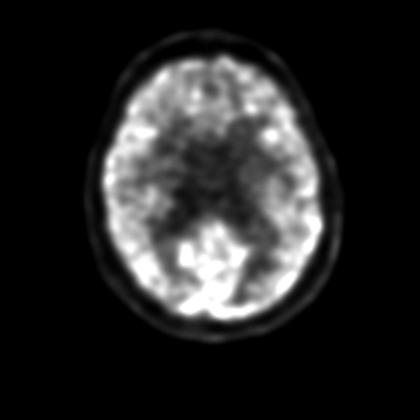
%> input picture images/PET.bmp, 420 x 420 px, shrunk from 512 x 512 before the run
$ octave demo.m   (GNU Octave 9; MATLAB toolbox functions it lacks are replaced by stand-ins)
%> lines starting %> are read from the running program, lines starting %| are printed output that depends on the picture
%> further down, P is the input picture: size 420x420 uint8; min 0, max 255, mean 38.9
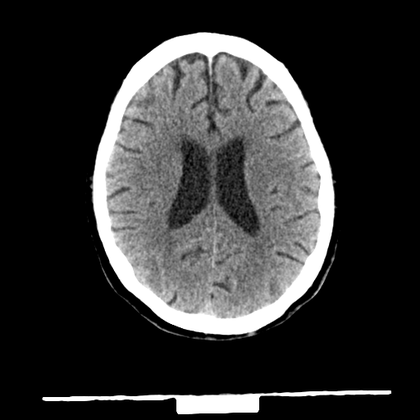
%> input picture images/CT.bmp, 420 x 420 px, shrunk from 512 x 512 before the run
%> further down, C is the input picture: size 420x420 uint8; min 0, max 255, mean 52.8
### PET_CT_Visualization.m
function R = PET_CT_Visualization(P,C,fusion)
%> called with fusion = 1

imgp=im2double(P);
imgc=im2double(C);

%% Colorization
[m,n] = size(imgp);
%> m = 420; n = 420
imgp_c = zeros(m,n,3);

%use threshold directly
imgp_c(:,:,1) = imgp;
for i=1:m
   for j=1:n
      if imgp(i,j)>0.9
           imgp_c(i,j,2)=imgp(i,j);
           imgp_c(i,j,3)=imgp(i,j);
      elseif imgp(i,j)>0.6
           imgp_c(i,j,2)=imgp(i,j)-0.2;
           imgp_c(i,j,3)=imgp(i,j)-0.4;
      end
   end
end
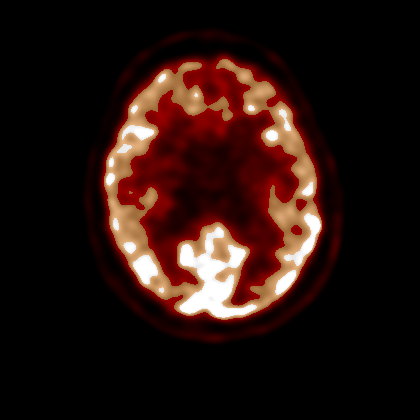
%> imgp_c: size 420x420x3 double; mean R, G, B 0.152, 0.0741, 0.0574

% [9 lines of commented-out code are left out]
for i=1:3
    imgp_c(:,:,i) = guidedfilter(imgp, imgp_c(:,:,i), 3, 0.2^2);
end
%> this loop made 3 passes
%> pass 1, in boxfilter (call 2), `imCum = cumsum(imDst, 2);`:
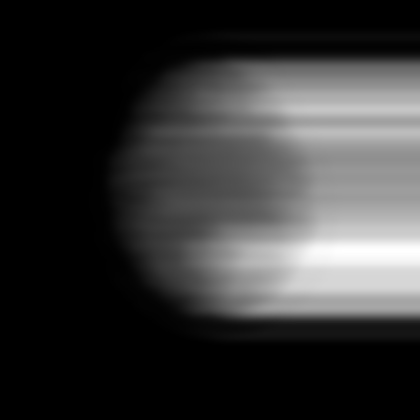
%> imCum: size 420x420 double; min 0, max 1042.8, mean 221.4; drawn with min black and max white
%> pass 1, in boxfilter (call 4), `imCum = cumsum(imSrc, 1);`:
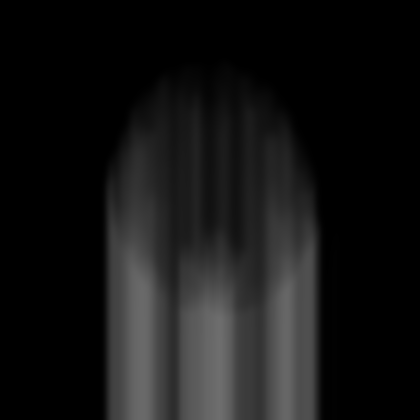
%> imCum: size 420x420 double; min 0, max 110.2, mean 20.9
%> after the loop:
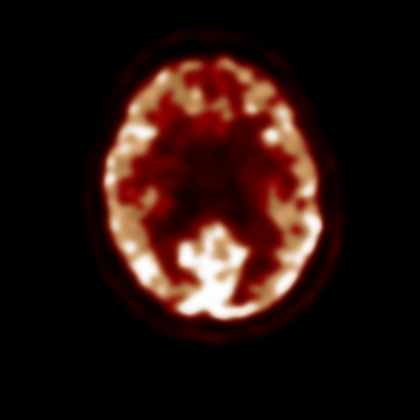
%> imgp_c: size 420x420x3 double; mean R, G, B 0.152, 0.0741, 0.0574; mean of the top-left, top-right, bottom-left and bottom-right quarters 0.0892, 0.0799, 0.0947, 0.115; drawn with min black and max white
%% Fusion
if fusion==1
    imgf = lp_fuse(imgp,imgc,4);
    F=uint8(imgf*255);
    %imwrite(F,'results/fused.bmp');
    imgf=im2double(F);
else
    imgf=imgc;
end
%% Blending
imgr_yuv=zeros(m,n,3);
imgp_c_yuv = ConvertRGBtoYUV(imgp_c);
imgr_yuv(:,:,1) = 0.5*imgf+0.5*imgp_c_yuv(:,:,1);
imgr_yuv(:,:,2:3) = imgp_c_yuv(:,:,2:3);
imgr = ConvertYUVtoRGB(imgr_yuv);

R=uint8(imgr*255);

### guidedfilter.m
function q = guidedfilter(I, p, r, eps)
%   GUIDEDFILTER   O(1) time implementation of guided filter.
%
%   - guidance image: I (should be a gray-scale/single channel image)
%   - filtering input image: p (should be a gray-scale/single channel image)
%   - local window radius: r
%   - regularization parameter: eps

[hei, wid] = size(I);
N = boxfilter(ones(hei, wid), r); % the size of each local patch; N=(2r+1)^2 except for boundary pixels.

mean_I = boxfilter(I, r) ./ N;
mean_p = boxfilter(p, r) ./ N;
mean_Ip = boxfilter(I.*p, r) ./ N;
cov_Ip = mean_Ip - mean_I .* mean_p; % this is the covariance of (I, p) in each local patch.

mean_II = boxfilter(I.*I, r) ./ N;
var_I = mean_II - mean_I .* mean_I;

a = cov_Ip ./ (var_I + eps); % Eqn. (5) in the paper;
b = mean_p - a .* mean_I; % Eqn. (6) in the paper;

mean_a = boxfilter(a, r) ./ N;
mean_b = boxfilter(b, r) ./ N;

q = mean_a .* I + mean_b; % Eqn. (8) in the paper;
end

### boxfilter.m
function imDst = boxfilter(imSrc, r)

%   BOXFILTER   O(1) time box filtering using cumulative sum
%
%   - Definition imDst(x, y)=sum(sum(imSrc(x-r:x+r,y-r:y+r)));
%   - Running time independent of r;
%   - Equivalent to the function: colfilt(imSrc, [2*r+1, 2*r+1], 'sliding', @sum);
%   - But much faster.

[hei, wid] = size(imSrc);
imDst = zeros(size(imSrc));

%cumulative sum over Y axis
imCum = cumsum(imSrc, 1);
%difference over Y axis
imDst(1:r+1, :) = imCum(1+r:2*r+1, :);
imDst(r+2:hei-r, :) = imCum(2*r+2:hei, :) - imCum(1:hei-2*r-1, :);
imDst(hei-r+1:hei, :) = repmat(imCum(hei, :), [r, 1]) - imCum(hei-2*r:hei-r-1, :);

%cumulative sum over X axis
imCum = cumsum(imDst, 2);
%difference over Y axis
imDst(:, 1:r+1) = imCum(:, 1+r:2*r+1);
imDst(:, r+2:wid-r) = imCum(:, 2*r+2:wid) - imCum(:, 1:wid-2*r-1);
imDst(:, wid-r+1:wid) = repmat(imCum(:, wid), [1, r]) - imCum(:, wid-2*r:wid-r-1);
end

### lp_fuse.m
function Y = lp_fuse(M1,M2, zt)
%> called with zt = 4
%Y = fuse_lap(M1, M2, zt, ap, mp) image fusion with laplacian pyramid
%
%    M1 - input image A
%    M2 - input image B
%    zt - maximum decomposition level
%    Y  - fused image

%    (Oliver Rockinger 16.08.99)

[z1 s1] = size(M1);
%> z1 = 420; s1 = 420
[z2 s2] = size(M2);
%> z2 = 420; s2 = 420
M1=double(M1);
M2=double(M2);
if (z1 ~= z2) | (s1 ~= s2)
  error('Input images are not of same size');
end;

% define filter
w  = [1 4 6 4 1] / 16;

% cells for selected images
E = cell(1,zt);

% loop over decomposition depth -> analysis
for i1 = 1:zt

  % calculate and store actual image size
  [z s]  = size(M1);
  zl(i1) = z; sl(i1)  = s;

  % check if image expansion necessary
  if (floor(z/2) ~= z/2), ew(1) = 1; else ew(1) = 0; end;
  if (floor(s/2) ~= s/2), ew(2) = 1; else ew(2) = 0; end;

  % perform expansion if necessary
  if (any(ew))
  	M1 = adb(M1,ew);
 	M2 = adb(M2,ew);
  end;

  % perform filtering
   G1 = conv2(conv2(es2(M1,2), w, 'valid'),w', 'valid');
   G2 = conv2(conv2(es2(M2,2), w, 'valid'),w', 'valid');

  % decimate, undecimate and interpolate
  M1T = conv2(conv2(es2(undec2(dec2(G1)), 2), 2*w, 'valid'),2*w', 'valid');
  M2T = conv2(conv2(es2(undec2(dec2(G2)), 2), 2*w, 'valid'),2*w', 'valid');

  % select coefficients and store them
  E(i1) = {selc(M1-M1T, M2-M2T)};

  M1 = dec2(G1);
  M2 = dec2(G2);

end;
%> this loop made 4 passes
%> pass 1, in lp_fuse, `G2 = conv2(conv2(es2(M2,2), w, 'valid'),w', 'valid');`:
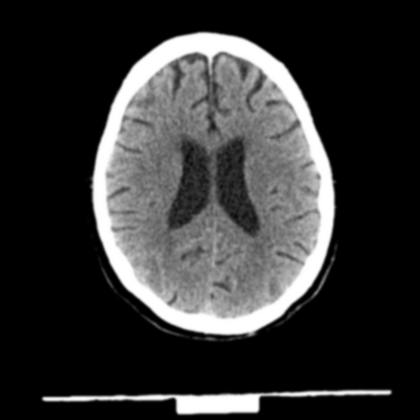
%> G2: size 420x420 double; min 0, max 1, mean 0.207; mean of the top-left, top-right, bottom-left and bottom-right quarters 0.219, 0.218, 0.181, 0.211
%> after the loop, E = 4 items; ew = [1 1]; sl = [420 210 105 53]; zl = [420 210 105 53]

% select base coefficients of last decompostion stage
M1 = selb(M1,M2);

for i1 = zt:-1:1
  % undecimate and interpolate
  M1T = conv2(conv2(es2(undec2(M1), 2), 2*w, 'valid'), 2*w', 'valid');
  % add coefficients
  M1  = M1T + E{i1};
  % select valid image region
  M1 = M1(1:zl(i1),1:sl(i1));
end;

Y = M1;

### es2.m
function Y = es2(X, n)
%Y = ES2(X, n) symmetric extension of a matrix on all borders
%
%    X  - input matrix
%    n  - number of rows/columns to extend
%
%    Y  - extended matrix

%    (Oliver Rockinger 16.08.99)

[z s] = size(X);
Y                        = zeros(z+2*n, s+2*n);
Y(n+1:n+z,n:-1:1)        = X(:,2:1:n+1);
Y(n+1:n+z,n+1:1:n+s)     = X;
Y(n+1:n+z,n+s+1:1:s+2*n) = X(:,s-1:-1:s-n);
Y(n:-1:1,n+1:s+n)        = X(2:1:n+1,:);
Y(n+z+1:1:z+2*n,n+1:s+n) = X(z-1:-1:z-n,:);

### dec2.m
function Y = dec2(X);
%Y = dec2(X) downsampling of a matrix by 2
%
%    X - input matrix
%
%    Y - output matrix

%    (Oliver Rockinger 16.08.99)

[a b] = size(X);
Y     = X(1:2:a, 1:2:b);

### undec2.m
function Y = undec2(X)
%Y = undec2(X) upsampling of a matrix by 2
%
%    X - input matrix
%
%    Y - output matrix

%    (Oliver Rockinger 16.08.99)

[z s] = size(X);
Y = zeros(2*z, 2*s);

Y(1:2:2*z,1:2:2*s) = X;

### adb.m
function Y = adb(X, bd)
%Y = ADB(X, bd) adds rows and/or columns by duplication on the
%    lower resp. right side of the input matrix
%
%    X     - input matrix
%    bd(1) - number of rows to add
%    bd(2) - number of columns to add
%
%    Y     - extended matrix

%    (Oliver Rockinger 16.08.99)

[z s] = size(X);

% copy interior
Y          = zeros(z+bd(1),s+bd(2));
Y(1:z,1:s) = X;

% add rows
if (bd(1) > 0)
  Y(z+1:z+bd(1),1:s) = X(z-1:-1:z-bd(1),1:s);
end;
% add columns
if (bd(2) > 0)
  Y(1:z,s+1:s+bd(2)) = X(1:z,s-1:-1:s-bd(2));
end;
% add corner
if (bd(1) > 0 & bd(2) > 0)
  Y(z+1:z+bd(1),s+1:s+bd(2)) = X(z-1:-1:z-bd(1),s-1:-1:s-bd(2));
end;

### selb.m
function Y = selb(M1, M2)
%Y = selb(M1, M2, mp) coefficient selection for base image
%
%    M1  - coefficients A
%    M2  - coefficients B
%
%    Y   - combined coefficients

%    (Oliver Rockinger 16.08.99)

um = 3;
S1 = conv2(es2(M1.*M1, floor(um/2)), ones(um), 'valid');
S2 = conv2(es2(M2.*M2, floor(um/2)), ones(um), 'valid');
w1=S1./(S1+S2+1e-15);
w2=1-w1;
Y = w1.*M1 + w2.*M2;


### selc.m
function Y = selc(M1, M2)
%Y = selc(M1, M2, ap) coefficinet selection for highpass components
%
%    M1  - coefficients A
%    M2  - coefficients B
%
%    Y   - combined coefficients

%    (Oliver Rockinger 16.08.99)

 % Burts method
 um = 3; th = .75;
 % compute salience
 S1 = conv2(es2(M1.*M1, floor(um/2)), ones(um), 'valid');
 S2 = conv2(es2(M2.*M2, floor(um/2)), ones(um), 'valid');
 % compute match
 MA = conv2(es2(M1.*M2, floor(um/2)), ones(um), 'valid');
 MA = 2 * MA ./ (S1 + S2 + eps);
 % selection
 m1 = MA > th; m2 = S1 > S2;
 w1 = (0.5 - 0.5*(1-MA) / (1-th));
 Y  = (~m1) .* ((m2.*M1) + ((~m2).*M2));
 Y  = Y + (m1 .* ((m2.*M1.*(1-w1))+((m2).*M2.*w1) + ((~m2).*M2.*(1-w1))+((~m2).*M1.*w1)));


### demo.m
clear all;
close all;
clc

P = imread('images/pet.bmp');
C=imread('images/ct.bmp');
figure;imshow(P);
figure;imshow(C);

fusion=1;   %with fusion: 1, without fusion: 0

R=PET_CT_Visualization(P,C,fusion);
%> in PET_CT_Visualization, `F=uint8(imgf*255);`:
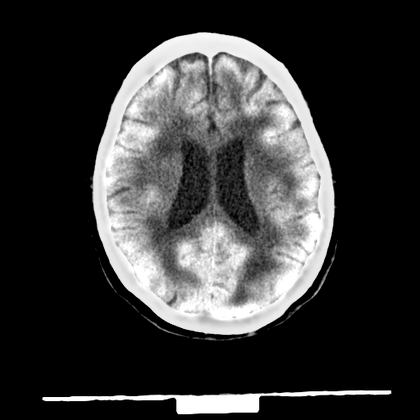
%> F: size 420x420 uint8; min 0, max 255, mean 56.1
%> the run ends on the next line
